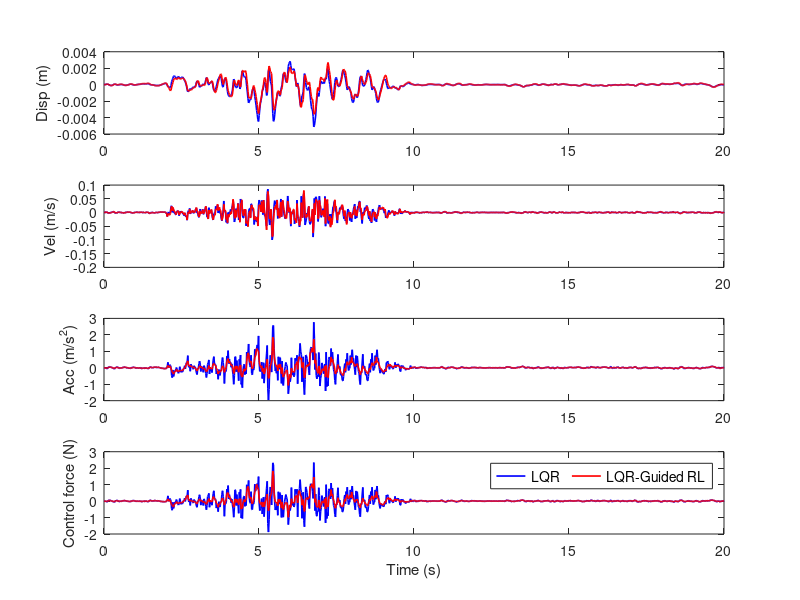

Recreate this plot in MATLAB. (Note: this script raises an error after producing the figure.)
clear
disp_rl_lqr = load('data/testing_response/disp_LQR_Guided_RL.mat').displacement;
disp_lqr = load('data/testing_response/disp_LQR.mat').displacement;

vel_rl_lqr = load('data/testing_response/vel_LQR_Guided_RL.mat').velocity;
vel_lqr = load('data/testing_response/vel_LQR.mat').velocity;

acc_rl_lqr = load('data/testing_response/acc_LQR_Guided_RL.mat').acceleration;
acc_lqr = load('data/testing_response/acc_LQR.mat').acceleration;

force_rl_lqr = load('data/testing_response/force_LQR_Guided_RL.mat').force;
force_lqr = load('data/testing_response/force_LQR.mat').force;

t = linspace(0,20,1000);

fig1 = figure('Color','white','Position',[400 80 1*1000 1*700]);
subplot(4,1,1)
plot(t,disp_lqr,'LineWidth',1.2,'Color','blue')
hold on
plot(t,disp_rl_lqr,'LineWidth',1.2,'Color','red')
ylabel('Disp (m)','FontSize',11)

subplot(4,1,2)
plot(t,vel_lqr,'LineWidth',1.2,'Color','blue')
hold on
plot(t,vel_rl_lqr,'LineWidth',1.2,'Color','red')
ylabel('Vel (m/s)','FontSize',11)

subplot(4,1,3)
plot(t,acc_lqr,'LineWidth',1.2,'Color','blue')
hold on
plot(t,acc_rl_lqr,'LineWidth',1.2,'Color','red')
ylabel('Acc (m/s^2)','FontSize',11)

subplot(4,1,4)
plot(t,force_lqr,'LineWidth',1.2,'Color','blue')
hold on
plot(t,force_rl_lqr,'LineWidth',1.2,'Color','red')
xlabel('Time (s)','FontSize',11)
ylabel('Control force (N)','FontSize',11)

legend({'LQR','LQR-Guided RL'},'Position',[0.47 0.905 0.1 0.12],'Orientation','horizontal','FontSize',10);

export_fig('plots\LQR_Guided_RL_testing',"-png")